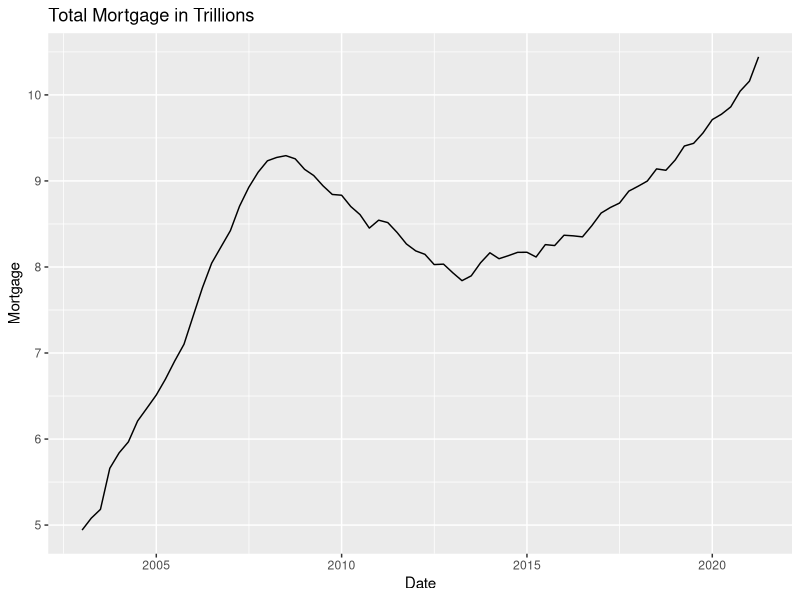
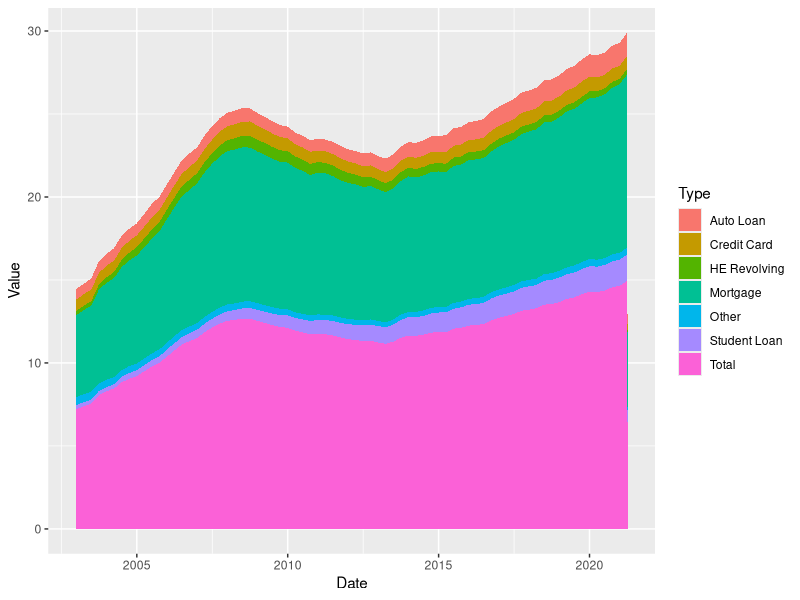

Source code (R) for these figures, in order:
## ---- chunk 1
#| label: setup
#| warning: false
#| message: false

library(tidyverse)
library(ggplot2)
library(readxl)
library(lubridate)

knitr::opts_chunk$set(echo = TRUE, warning=FALSE, message=FALSE)
## ---- chunk 2
data <- read_xlsx("_data/debt_in_trillions.xlsx")
view(data)
## ---- chunk 3
data <- data %>%
mutate(Date = parse_date_time(`Year and Quarter`, orders="yq"))
view(data)
## ---- chunk 4
ggplot(data, aes(x=Date, y=Mortgage)) +
ggtitle('Total Mortgage in Trillions') +
geom_line()
## ---- chunk 5
 data <- data %>%
     pivot_longer(
         cols = c(`Mortgage`, `HE Revolving`, `Auto Loan`, `Credit Card`, `Student Loan`, `Other`, `Total`),
         names_to = "Type", 
         values_to = "Value"
     )
## ---- chunk 6
 ggplot(data, aes(x=`Date`, y=`Value`, fill=`Type`)) +
 geom_area()
